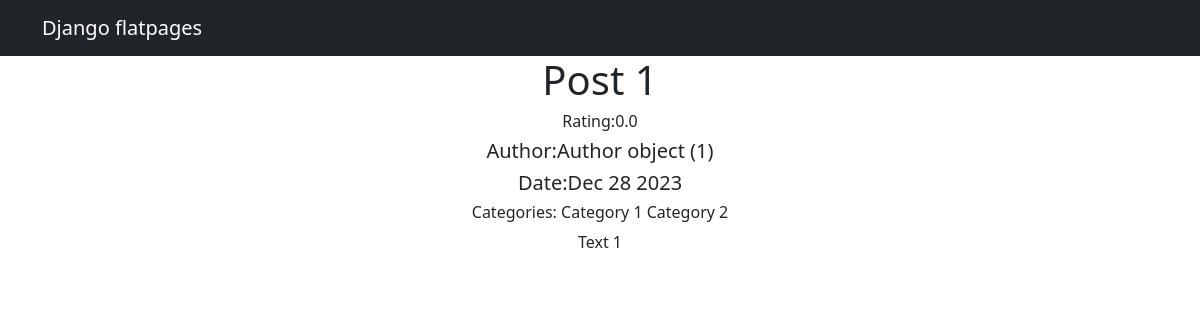
/posts/1, run on the app's committed database.
### news/models.py (models this page shows, shortened)
class Post(models.Model):
    author = models.ForeignKey(Author, on_delete=models.CASCADE)
    state = models.CharField(max_length=2, choices=STATE, default=post)
    date = models.DateTimeField(auto_now_add=True)
    heading = models.CharField(max_length=155)
    text = models.TextField()
    raiting = models.FloatField(default=0)
    categories = models.ManyToManyField(Category, through="PostCategory")

class Author(models.Model):
    raiting = models.FloatField(default=0)
    user_id = models.OneToOneField(User, on_delete=models.CASCADE)

class Category(models.Model):
    name = models.CharField(max_length=155)

### news/views.py (the view)
# urls.py: path('<int:pk>', PostDetails.as_view()),
class PostDetails(DetailView):
    model = Post
    template_name = "post.html"
    context_object_name = "post"

### news/templatetags/custom_filters.py (called while the page is built)
@register.filter()
def censor(text):
    censor_text=[]
    texte=text.split()
    for word in texte:
        if word in BAD_WORDS:
            censor_word=word[0]+("*"*len(word))
            censor_text.append(censor_word)
        else:
            censor_text.append(word)
    return " ".join(censor_text)

### templates/post.html (shortened to what this page needs)
{% extends 'flatpages/default.html' %}
{% load custom_tags %}
{% load custom_filters %}
{% block content %}
<h1>{{ post.heading|censor}}</h1>
<h6>Rating:{{ post.raiting }}</h6>
<h5>Author:{{ post.author }}</h5>
<h5>Date:{{ post.date|date:'M d Y' }}</h5>
<h6>Categories:{% for category in post.categories.all %}
                        {{ category.name }}
                   {% endfor %}
</h6>
{{ post.text|censor }}
{% endblock content %}

### data on the page
Post: heading|censor "Post 1", raiting "0.0", author "Author object (1)", date "Dec 28 2023", text|censor "Text 1"
Category: name "Category 1"
Category: name "Category 2"
